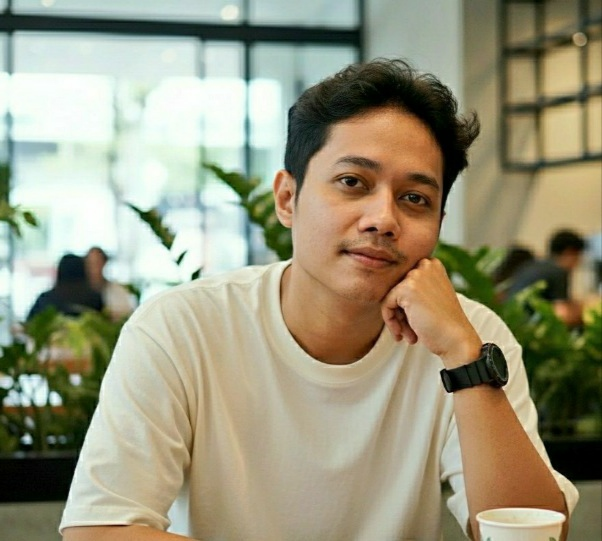
#> input picture IMG-20260615-WA0002(8).jpg, 602 x 541 px
$ python -i render_ultrahd.py   (imports and definitions only)
#> lines starting #> are read from the running program, lines starting #| are printed output that depends on the picture
#!/usr/bin/env python3
"""
SSS-003 Ultra-HD 1:1 Native-Pixel 1080p60 Dark Science Cinema Renderer (v5).
Renders 3,467 frames (57.7833s @ 60.00fps) at 1080x1920, muxed with -14.0 LUFS stereo mix.
Includes Peak-End Voluntary Like/Subscribe silent dossier micro-toast (t=50.2s..54.6s) without
interrupting narration or breaking the seamless physical eye-zoom loop.
"""
import json
import os
import shutil
import subprocess
import time
import cv2
import numpy as np
from PIL import Image, ImageDraw, ImageFont

from shotlist import FOOTAGE_DIR, SHOTS, validate_shotlist

def get_ffmpeg() -> str:
    exe = shutil.which("ffmpeg")
    if exe:
        return exe
    import imageio_ffmpeg
    return imageio_ffmpeg.get_ffmpeg_exe()

# [1 line that did not run here, left out]
W, H = 1080, 1920
FPS = 60
STAGE_W = 1036
STAGE_X = (W - STAGE_W) // 2  # 22

FONT_BOLD = "/usr/share/fonts/truetype/dejavu/DejaVuSans-Bold.ttf"
FONT_MONO = "/usr/share/fonts/truetype/dejavu/DejaVuSansMono-Bold.ttf"

HIGHLIGHT_TOKENS = {
    "selfie", "cornea", "7.8", "mm", "mirror.", "Maryland,", "3D",
    "iris", "2D", "bystanders", "Miley", "Cyrus", "Lady", "Gaga...",
    "phantom", "silhouettes", "Remember..."
}

def fnt(path: str, size: int):
    return ImageFont.truetype(path, size)

F_BRAND = fnt(FONT_MONO, 21)
F_HDR = fnt(FONT_BOLD, 49)
F_SUBHDR = fnt(FONT_MONO, 22)
F_TELEM = fnt(FONT_MONO, 20)
#> further down, picture is the input picture: shape (541, 602, 3); mean B, G, R 125.5, 150.7, 154.3
F_CAP = fnt(FONT_BOLD, 39)
F_ALERT = fnt(FONT_MONO, 25)
F_TOAST = fnt(FONT_MONO, 21)

def unsharp_luma(bgr: np.ndarray, sigma: float = 0.88, amount: float = 0.25) -> np.ndarray:
#> called with sigma = 0.88, amount = 0.25
    ycrcb = cv2.cvtColor(bgr, cv2.COLOR_BGR2YCrCb)
#> ycrcb: shape (541, 602, 3); mean of channels 0, 1, 2 148.9, 131.9, 114.8
    y = ycrcb[:, :, 0].astype(np.float32)
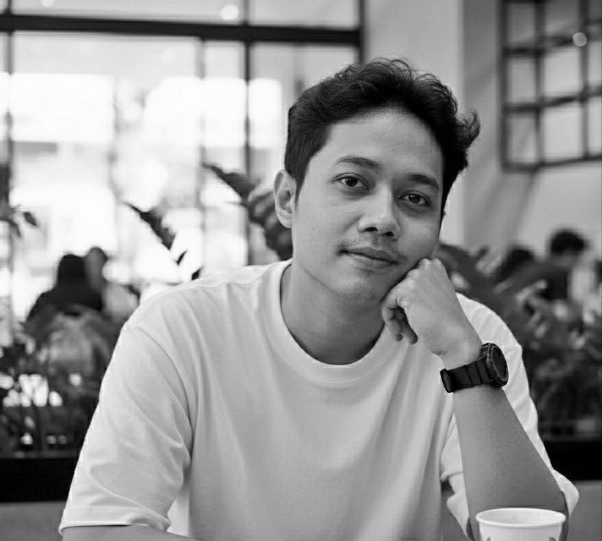
#> y: shape (541, 602) float32; min 0, max 255, mean 148.9
    blur = cv2.GaussianBlur(y, (0, 0), sigmaX=sigma, sigmaY=sigma)
    ycrcb[:, :, 0] = np.clip(y + amount * (y - blur), 0, 255).astype(np.uint8)
#> ycrcb: shape (541, 602, 3); mean of channels 0, 1, 2 148.4, 131.9, 114.8
    return cv2.cvtColor(ycrcb, cv2.COLOR_YCrCb2BGR)

# [160 lines left out: functions blend_roi_inplace, rgba_to_u16, build_hud_strips, render_voluntary_dossier_toast, render_caption_box, render_silence_banner, not called in this run]

class StreamShotDecoder:
    # [185 lines left out: functions __init__, get_at, close, main, not called in this run]

# [2 lines not run here, left out]

>>> import cv2
>>> picture = cv2.imread('../../IMG-20260615-WA0002(8).jpg')
>>> result = unsharp_luma(picture)

$ run again, on WhatsApp Image 2026-10-13 at 17.49.41.jpeg
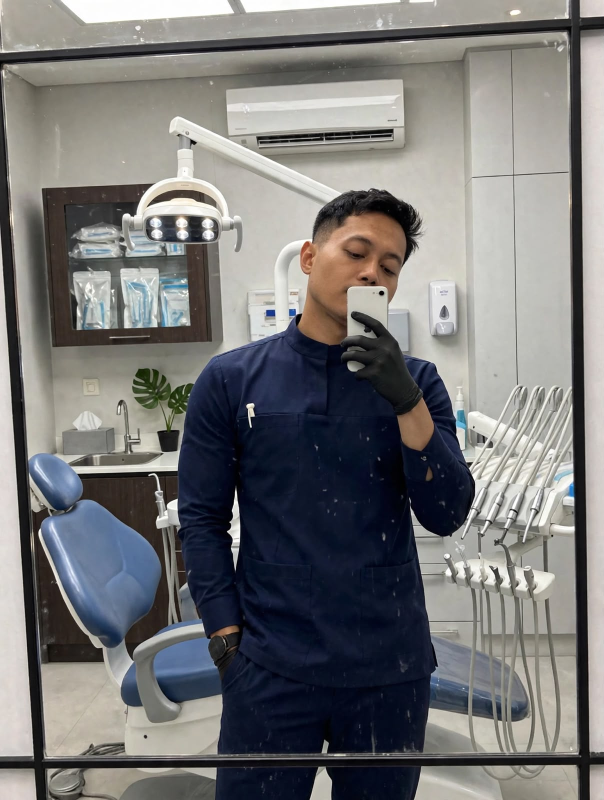
#> input picture WhatsApp Image 2026-10-13 at 17.49.41.jpeg, 1207 x 1600 px (shown at 1/2 size)
#> picture is the input picture: shape (1600, 1207, 3); mean B, G, R 118.3, 118.1, 118.4
#> in unsharp_luma, `y = ycrcb[:, :, 0].astype(np.float32)`:
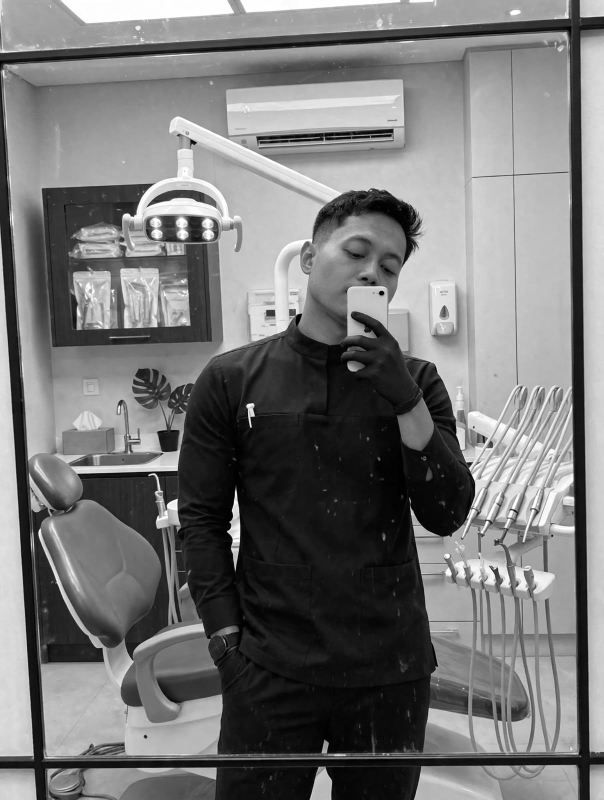
#> y: shape (1600, 1207) float32 (shown at 1/2 size); min 0, max 255, mean 118.3
